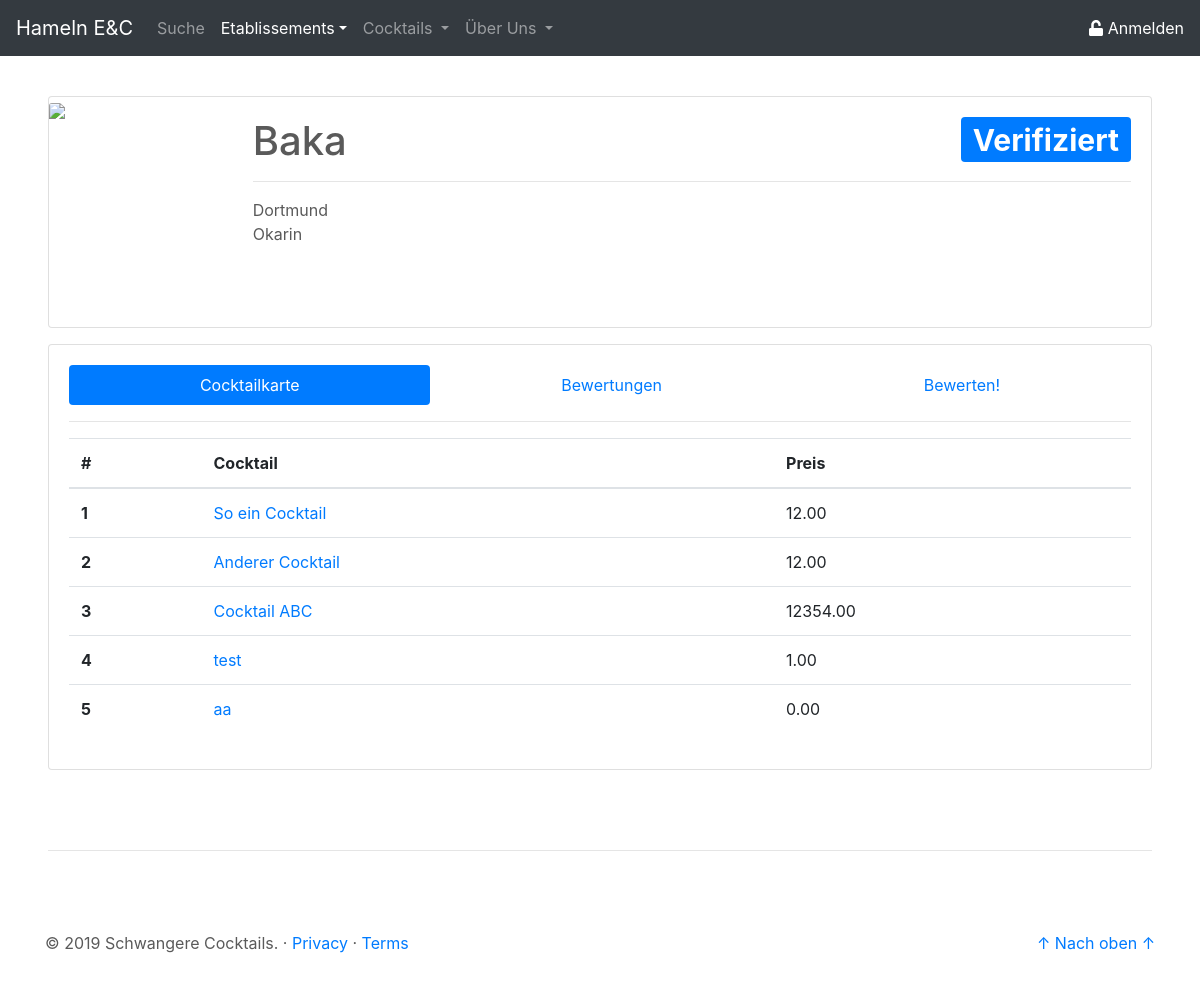
Screenshot of /site/etablissement_details.php?etab_id=2 with the database file from the repository.
### tables this page shows
CREATE TABLE `etab` (
  `id` int(11) NOT NULL,
  `name` varchar(50) NOT NULL,
  `ort` varchar(50) NOT NULL,
  `anschrift` varchar(50) NOT NULL,
  `verifiziert` tinyint(1) NOT NULL DEFAULT '0',
  `img` blob NOT NULL
);

CREATE TABLE `cock_etab` (
  `id` int(11) NOT NULL,
  `etab_id` int(11) NOT NULL,
  `cock_id` int(11) NOT NULL,
  `preis` decimal(10,2) NOT NULL
);

CREATE TABLE `cock` (
  `id` int(11) NOT NULL,
  `name` varchar(50) NOT NULL,
  `beschreibung` text NOT NULL,
  `img` longblob NOT NULL
);

### php/db/select_etabInfo.php (called while the page is built, shortened)
<?php
$pdo = new PDO('mysql:host=localhost;dbname=dbprog', 'root', '');
$statement = $pdo->prepare(
    "SELECT e.id as id,
			e.name as name,
			e.anschrift as anschrift,
			e.ort as ort,
			e.img as img,
			e.verifiziert as verifiziert
	 FROM etab e
	 WHERE e.id = :etab_id");
$result = $statement->execute(array('etab_id' => $etabId));
$etabInfo = $statement->fetch();

### php/db/select_cocktailkarte.php (called while the page is built, shortened)
<?php
$pdo = new PDO('mysql:host=localhost;dbname=dbprog', 'root', '');
if(isset($cockId)){
	$statement = $pdo->prepare(
		"SELECT e.id as id
			   ,e.name as name
			   ,e.ort as ort
			   ,ce.preis as preis
			   ,AVG(bc.wert) as wert
		 FROM cock_etab ce
			JOIN etab e
				ON e.id = ce.etab_id
			LEFT JOIN bew_cock bc
				ON ce.id = bc.cock_etab_id
		 WHERE ce.cock_id = :cock_id
		 GROUP BY e.id
				 ,e.name
				 ,e.ort
				 ,ce.preis
				 ,ce.cock_id");
	$result = $statement->execute(array('cock_id' => $cockId));
} else {
	$statement = $pdo->prepare(
		"SELECT c.id as id,
				c.name as name,
				ce.preis as preis
		 FROM cock_etab ce
		 	JOIN cock c
			 	ON c.id = ce.cock_id
		 WHERE ce.etab_id = :etab_id");
$result = $statement->execute(array('etab_id' => $etabId));
}
$cocktailkarte = $statement->fetchAll();

### site/etablissement_details.php (the view, shortened to what this page needs)
<?php
$etabId = $_GET['etab_id'];
include('../php/db/select_etabInfo.php');
include('../php/db/select_cocktailkarte.php');
?>
<!doctype html>
<html lang="de">
<head>
	<link rel="stylesheet" href="https://stackpath.bootstrapcdn.com/bootstrap/4.3.1/css/bootstrap.min.css">
	<link href="../css/csstoolbox.css" rel="stylesheet">
</head>
<body>
	<header>
		<?php
		include('../php/buildHeader.php');
		?>
	</header>
	<main role="main">
		<div class="mt-5 ml-5 mr-5">
			<div class="card mb-3" width="100%" style="max-height: 360px;">
				<div class="row no-gutters">
					<div class="col-md-2">
						<?php
						if ($etabInfo["img"] == null)
							echo '<img src="../res/placeholder_no_image.svg" class="card-img-top">';
						else
							echo '<img src="../php/get_img.php?etab_id=' . $etabInfo["id"] . '" class="card-img-top">';
						?>
					</div>
					<div class="col-md-10">
						<div class="card-body d-flex flex-column" style="height: 230px;">
							<div>
								<h1 class="card-title"> <?php echo $etabInfo["name"];
														if ($etabInfo["verifiziert"] == 1) {
															echo '
									<span class="badge badge-primary float-right">Verifiziert</span>';
														} else {
															echo '
									<span class="badge badge-warning float-right">Nicht verifiziert</span>';
														} ?>
								</h1>
								<hr>
							</div>
							<div>
								<p class="card-text"> <?php echo $etabInfo["ort"] . '<br>' . $etabInfo["anschrift"]; ?> </p>
							</div>
						</div>
					</div>
				</div>
			</div>
			<div class="card card-body">
				<ul class="nav nav-pills flex-column flex-sm-row" id="etabDetail-tab" role="tablist">
					<li class="flex-sm-fill text-sm-center nav-item">
						<a class="nav-link active" id="cocktailKarte-tab" data-toggle="pill" href="#cocktailKarte" role="tab" aria-controls="cocktailKarte" aria-selected="true">Cocktailkarte</a>
					</li>
					<li class="flex-sm-fill text-sm-center nav-item">
						<a class="nav-link" id="bewertungen-tab" data-toggle="pill" href="#bewertungen" role="tab" aria-controls="bewertungen" aria-selected="false">Bewertungen</a>
					</li>
					<li class="flex-sm-fill text-sm-center nav-item">
						<a class="nav-link" id="bewerten-tab" data-toggle="pill" href="#bewerten" role="tab" aria-controls="bewerten" aria-selected="false">Bewerten!</a>
					</li>
				</ul>
				<hr>
				<div class="tab-content" id="etabDetail-tabContent">
					<div class="tab-pane fade show active" id="cocktailKarte" role="tabpanel" aria-labelledby="cocktailKarte-tab">
						<?php echo '
						<table class="table">
							<thead>
								<tr>
									<th scope="col">#</th>
									<th scope="col">Cocktail</th>
									<th scope="col">Preis</th>
								</tr>
							</thead>
							<tbody>';
						for ($i = 0; $i < count($cocktailkarte); $i++) {
							echo '<tr>';
							echo '<th scope="row">' . ($i + 1) . '</th>';
							echo '<td> <a class="" href="cocktail_details.php?cock_id= ' . $cocktailkarte[$i]["id"] . '">' . $cocktailkarte[$i]["name"] . '</a></td>';
							echo '<td>' . $cocktailkarte[$i]["preis"] . '</td>';
							echo '</tr>';
						}
						echo '</tbody></table>';
						?>
					</div>
				</div>
			</div>
		</div>
	</main>
	<hr class="ct-hr-divider ml-5 mr-5">
	<footer role="footer" class="container">
		<?php
		include('../php/buildFooter.php');
		?>
	</footer>
</body>
</html>

### css/csstoolbox.css (style rules this page uses)
body { padding-top: 3rem; padding-bottom: 3rem; margin: auto; color: #5a5a5a; }
.ct-hr-divider { margin: 5rem; }

### rows the page displays
etab: name "Baka", ort "Dortmund", anschrift "Okarin"
cock_etab: cock.name "So ein Cocktail", preis "12.00"
cock_etab: cock.name "Anderer Cocktail", preis "12.00"
cock_etab: cock.name "Cocktail ABC", preis "12354.00"
cock_etab: cock.name "test", preis "1.00"
cock_etab: cock.name "aa", preis "0.00"
